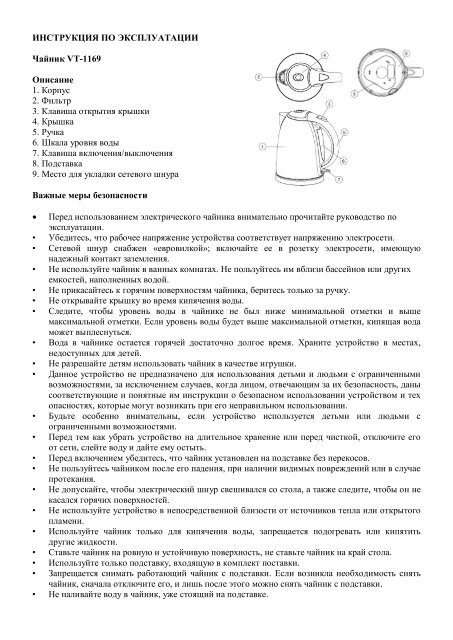
#> input picture PIUPIU/-vt-1169-1-.jpg, 453 x 640 px
$ python main.py
#> lines starting #> are read from the running program, lines starting #| are printed output that depends on the picture
from PIL import Image , ImageFilter


with Image.open("-vt-1169-1-.jpg") as original:
#> original is the input picture: PIL image 453x640 L; min 0, max 255, mean 239.2
    pic_gray = original.convert("L")
    pic_blur = original.filter(ImageFilter.BLUR)
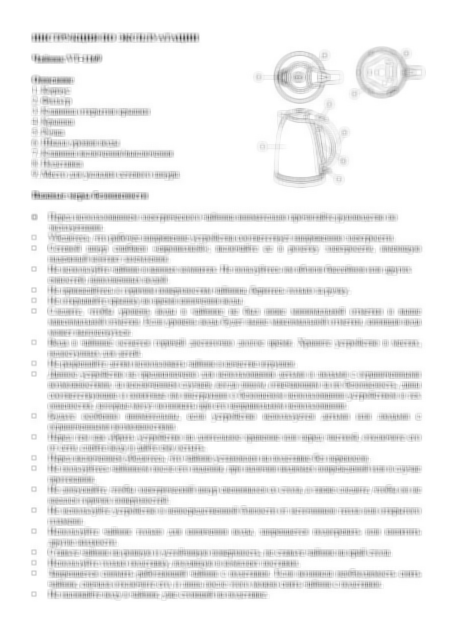
#> pic_blur: PIL image 453x640 L; min 68, max 255, mean 239.3
    pic_blur.save("bl_pic.jpg")
    pic_gray.save("bw_pic.jpg")
    pic_gray.show()
    pic_blur.show()
